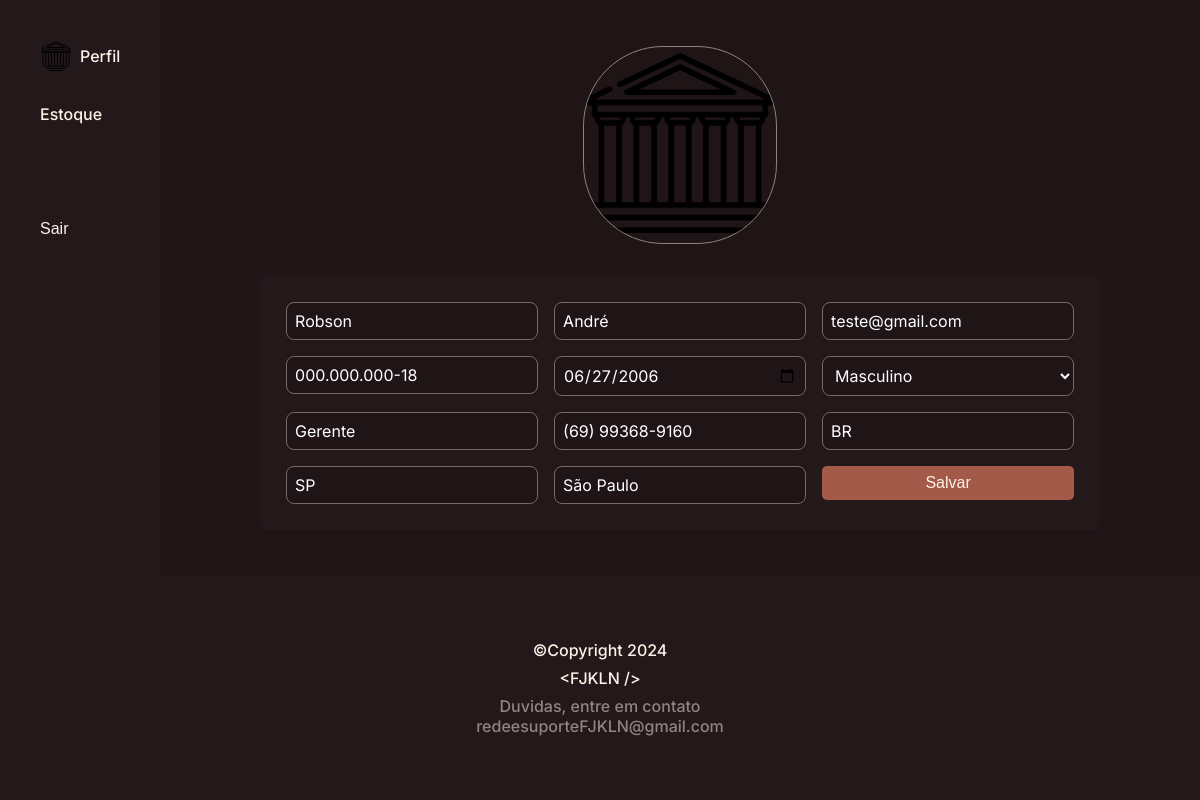
/perfil/edita/13 (signed in), run on the app's committed database.
### sistema/models.py (models this page shows, shortened)
class Gerente(AbstractUser):
    filial = models.OneToOneField(Filial, on_delete=models.CASCADE, null=True, blank=True)
    cpf = models.CharField(max_length=14, default='000.000.000-00')
    data_nascimento = models.DateField(default='2000-01-01')
    genero = models.CharField(max_length=20, default='Sem genero')
    pais = models.CharField(max_length=50, default='Brasil')
    estado = models.CharField(max_length=20, default=None)
    cidade = models.CharField(max_length=50, default=None)
    cargo = models.CharField(max_length=20, default='Sem cargo')
    telefone = models.CharField(max_length=20, default='(00) 0000-0000')
    imagem = models.ImageField(upload_to='images/', null=True, blank=True)

### perfil/views.py (the view, shortened to what this page needs)
# urls.py: path('edita/<int:pk>', views.edita_perfil, name='editar'),
@login_required
def edita_perfil(request, pk):
    user = request.user
    return render(request, 'perfil/edita.html', {'user': user})

### perfil/templates/perfil/edita.html (shortened to what this page needs)
{% load static %}
<!DOCTYPE html>
<html lang="pt-br">
<head>
    <link rel="stylesheet" href="{% static 'perfil/css/edita.css' %}">
</head>
<body>
    <div class="container">
        <aside>
            <ul>
                <div>
                    <li>
                        <a href="{% url 'perfil:editar' user.id %}">
                            <img src="{{ user.imagem.url }}" alt="Imagem do Usuário" />
                            <p>Perfil</p>
                        </a>
                    </li>
                    <li>
                        <a href="{% url 'estoque:home' %}">
                            Estoque
                        </a>
                    </li>
                </div>
                <li>
                    <form action="{% url 'login:sair' %}" method="POST" style="display: inline;">
                        <button type="submit">Sair</button>
                    </form>
                </li>
            </ul>
        </aside>
        <main>
            <div class="image">
                <img src="{{ user.imagem.url }}" alt="Imagem do Usuário" class="image_main" />
            </div>
            <form action="{% url 'perfil:editar' user.id %}" method="post">
                <table>
                    <tr>
                        <td>
                            <input type="text" value="{{ user.username }}" name="username" required>
                        </td>
                        <td>
                            <input type="text" value="{{ user.last_name }}" name="last_name" required>
                        </td>
                        <td>
                            <input type="email" value="{{ user.email }}" name="email">
                        </td>
                    </tr>
                    <tr>
                        <td>
                            <input type="text" name="cpf" id="cpf" value="{{ user.cpf }}" required maxlength="14">
                        </td>
                        <td>
                            <input type="date" name="data_nascimento" value="{{ user.data_nascimento|date:'Y-m-d' }}"
                                required>
                        </td>
                        <td>
                            {% if user.genero == 'Masculino' %}
                            <select name="genero">
                                <option value="{{ user.genero }}" selected>{{ user.genero }}</option>
                            </select>
                            {% endif %}
                        </td>
                    </tr>
                    <tr>
                        <td>
                            <input type="text" value="{{ user.cargo }}" name="cargo">
                        </td>
                        <td>
                            <input type="text" name="telefone" id="telefone" value="{{ user.telefone }}" required
                                maxlength="15">
                        </td>
                        <td>
                            <input type="text" name="pais" value="{{ user.pais }}" required>
                        </td>
                    </tr>
                    <tr>
                        <td>
                            <input type="text" name="estado" id="estado" value="{{ user.estado }}" required">
                        </td>
                        <td>
                            <input type="text" name="cidade" value="{{ user.cidade }}" required>
                        </td>
                        <td>
                            <button type="submit" class="salve">Salvar</button>
                        </td>
                    </tr>
                </table>
            </form>
    </div>
    <footer style="text-align: center;">
        <p class="footer-copy">©Copyright
            <FJKLN /> 2024
        </p>
        <p class="footer-abrev">&lt;FJKLN /&gt;</p>
        <p class="footer-autor">Duvidas, entre em contato
            <br>redeesuporteFJKLN@gmail.com
        </p>
    </footer>
</body>
</html>

### templates/static/perfil/css/edita.css (style rules this page uses)
* { margin: 0; padding: 0; box-sizing: border-box; list-style: none; }
body { background: #1F1517; color: white; display: flex; flex-direction: column; min-height: 100vh; font-family: Inter; }
footer { padding: 4rem; display: flex; flex-direction: column; align-items: center; gap: 0.5rem; background: #23181A; text-align: center; width: 100%; }
.footer-copy { color: #FFF2E7; font-size: 1rem; font-weight: 500; text-align: center; }
.footer-autor { color: rgba(255, 242, 231, 0.50); font-size: 1rem; font-style: normal; font-weight: 500; text-align: center; }
.footer-abrev { color: #FFF2E7; font-size: 1rem; font-weight: 500; text-align: center; }
.container { display: flex; flex-direction: row; flex: 1; }
aside { padding: 2rem; background: #23181A; }
aside img { width: 2rem; height: 2rem; border-radius: 50%; }
aside ul { display: flex; flex-direction: column; gap: 5rem; }
button, a { border: none; background: none; cursor: pointer; color: #FFF2E7; font-size: 1rem; font-weight: 500; text-align: center; text-decoration: none; display: flex; flex-direction: row; align-items: center; gap: 0.5rem; padding: 0.5rem; transition: all 0.3s ease-in-out; border-radius: 0.3rem; width: 100%; }
aside div { display: flex; flex-direction: column; gap: 1rem; }
main { margin: 0 auto; display: flex; flex-direction: column; align-items: center; justify-content: center; gap: 2rem; padding: 2rem; flex: 1; }
input { padding: 0.5rem; font-family: Inter; font-size: 1rem; border: 1px solid #756A67; border-radius: 0.5rem; background: #1F1517; color: white; }
select { padding: 0.5rem; font-family: Inter; font-size: 1rem; border: 1px solid #756A67; border-radius: 0.5rem; background: #1F1517; color: white; }
.image_main { width: 12rem; height: 12rem; }
table { background: #23181A; padding: 1rem; border-radius: 0.5rem; }
tr { display: flex; flex-direction: row; flex: 1; }
td { display: flex; flex-direction: column; flex: 1; padding: 0.5rem; }
.salve { display: flex; justify-content: center; align-items: center; background: #A45A49; transition: all 0.3s ease-in-out; }
.image { border: 1px solid #8f817e; overflow: hidden; border-radius: 5rem; }

### data on the page
Gerente: imagem (picture), username "Robson", last_name "André", email "teste@gmail.com", cpf "000.000.000-18", data_nascimento "06/27/2006", genero "Masculino", cargo "Gerente", telefone "(69) 99368-9160", pais "BR", estado "SP", cidade "São Paulo"
